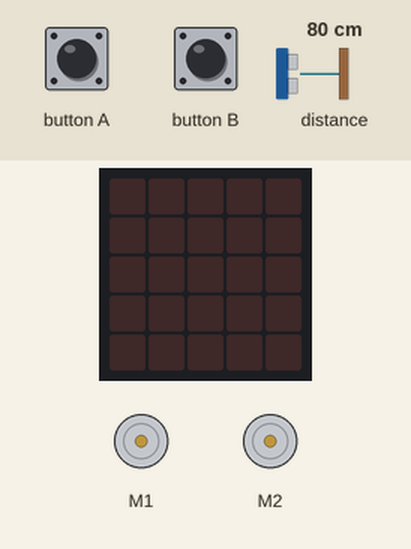
Bench run of a program on a simulated BBC micro:bit (MakeCode). Parts: the board's 5×5 LED display, 2 × DC motor (green arrow = forward, orange = backward, longer = faster). The inputs (shaded band) are chosen by the test bench; at power-on: distance to the obstacle 80 cm.

Above: at 1.2 s.
1.3 s: button A pressed for 0.15 s
At 1.8 s:
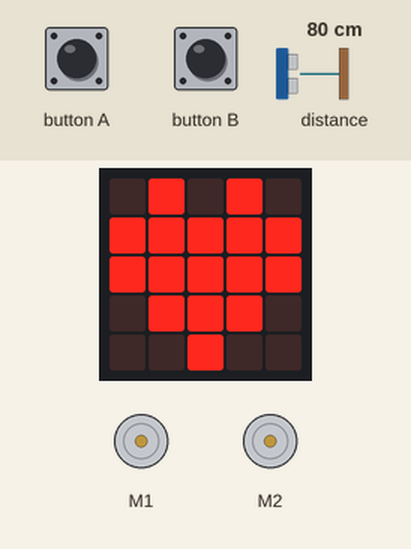
4.4 s: button B pressed for 0.15 s
Timing chart, 0 to 7.4 s (numbered marks = the images above; inputs shaded):
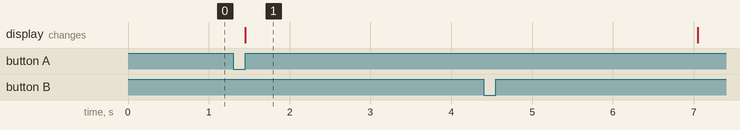

Measured:
- after the input at 1.3 s, the display: changes after 0.15 s (image 1)

The program:

main.ts
```typescript
let obstacles = 0
input.onButtonPressed(Button.A, function () {
    basic.showIcon(IconNames.Heart)
    basic.pause(5000)
    basic.clearScreen()
    basic.pause(100)
})
input.onButtonPressed(Button.B, function () {
    let obstacle = 0
    obstacles = cuteBot.ultrasonic(cuteBot.SonarUnit.Centimeters)
    if (obstacle < 5) {
        cuteBot.stopcar()
    } else {
        cuteBot.forward()
    }
})
basic.forever(function () {

})
```

test.ts
```typescript
// les proves van aquí; això no es compilarà quan aquest paquet s'usi com a extensió.
```
